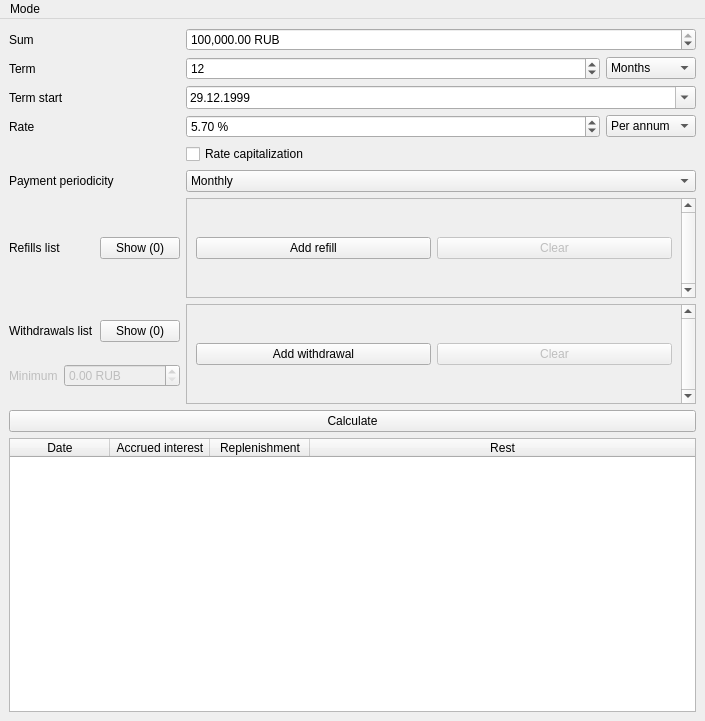
<?xml version="1.0" encoding="UTF-8"?>
<ui version="4.0">
 <class>DepositCalculator</class>
 <widget class="QMainWindow" name="DepositCalculator">
  <property name="geometry">
   <rect>
    <x>0</x>
    <y>0</y>
    <width>705</width>
    <height>721</height>
   </rect>
  </property>
  <property name="minimumSize">
   <size>
    <width>705</width>
    <height>721</height>
   </size>
  </property>
  <property name="windowTitle">
   <string>Deposit calculator</string>
  </property>
  <property name="windowIcon">
   <iconset>
    <normaloff>../assets/icon.png</normaloff>../assets/icon.png</iconset>
  </property>
  <widget class="QWidget" name="centralwidget">
   <layout class="QGridLayout" name="gridLayout" rowstretch="0,0,0,0,0,0,0,0,0,0,0,1" columnstretch="0,1,0">
    <item row="3" column="2">
     <widget class="QComboBox" name="rate_type_input">
      <property name="currentIndex">
       <number>1</number>
      </property>
      <item>
       <property name="text">
        <string>Per month</string>
       </property>
      </item>
      <item>
       <property name="text">
        <string>Per annum</string>
       </property>
      </item>
     </widget>
    </item>
    <item row="1" column="2">
     <widget class="QComboBox" name="term_type_input">
      <property name="currentIndex">
       <number>1</number>
      </property>
      <item>
       <property name="text">
        <string>Days</string>
       </property>
      </item>
      <item>
       <property name="text">
        <string>Months</string>
       </property>
      </item>
      <item>
       <property name="text">
        <string>Years</string>
       </property>
      </item>
     </widget>
    </item>
    <item row="1" column="0">
     <widget class="QLabel" name="term_label">
      <property name="text">
       <string>Term</string>
      </property>
     </widget>
    </item>
    <item row="10" column="0" colspan="3">
     <widget class="QPushButton" name="calculate_button">
      <property name="text">
       <string>Calculate</string>
      </property>
     </widget>
    </item>
    <item row="1" column="1">
     <widget class="QSpinBox" name="term_input">
      <property name="prefix">
       <string/>
      </property>
      <property name="minimum">
       <number>1</number>
      </property>
      <property name="maximum">
       <number>90</number>
      </property>
      <property name="value">
       <number>12</number>
      </property>
     </widget>
    </item>
    <item row="0" column="1" colspan="2">
     <widget class="QDoubleSpinBox" name="sum_input">
      <property name="showGroupSeparator" stdset="0">
       <bool>true</bool>
      </property>
      <property name="suffix">
       <string> RUB</string>
      </property>
      <property name="minimum">
       <double>100.000000000000000</double>
      </property>
      <property name="maximum">
       <double>1000000000000.000000000000000</double>
      </property>
      <property name="singleStep">
       <double>500.000000000000000</double>
      </property>
      <property name="stepType">
       <enum>QAbstractSpinBox::AdaptiveDecimalStepType</enum>
      </property>
      <property name="value">
       <double>1000000.000000000000000</double>
      </property>
     </widget>
    </item>
    <item row="4" column="1">
     <widget class="QCheckBox" name="rate_capitalization_input">
      <property name="text">
       <string>Rate capitalization</string>
      </property>
     </widget>
    </item>
    <item row="2" column="1" colspan="2">
     <widget class="QDateEdit" name="term_start_input">
      <property name="dateTime">
       <datetime>
        <hour>0</hour>
        <minute>0</minute>
        <second>0</second>
        <year>1999</year>
        <month>12</month>
        <day>29</day>
       </datetime>
      </property>
      <property name="displayFormat">
       <string>dd.MM.yyyy</string>
      </property>
      <property name="calendarPopup">
       <bool>true</bool>
      </property>
     </widget>
    </item>
    <item row="3" column="0">
     <widget class="QLabel" name="rate_label">
      <property name="text">
       <string>Rate</string>
      </property>
     </widget>
    </item>
    <item row="8" column="0">
     <layout class="QVBoxLayout" name="verticalLayout_3">
      <item>
       <layout class="QHBoxLayout" name="horizontalLayout_5" stretch="1,0">
        <item>
         <widget class="QLabel" name="withdrawals_list_label">
          <property name="text">
           <string>Withdrawals list</string>
          </property>
         </widget>
        </item>
        <item>
         <widget class="QPushButton" name="show_withdrawals_list">
          <property name="text">
           <string>Show (0)</string>
          </property>
          <property name="checkable">
           <bool>true</bool>
          </property>
         </widget>
        </item>
       </layout>
      </item>
      <item>
       <layout class="QHBoxLayout" name="horizontalLayout_4">
        <item>
         <widget class="QLabel" name="minimum_label">
          <property name="enabled">
           <bool>false</bool>
          </property>
          <property name="text">
           <string>Minimum</string>
          </property>
         </widget>
        </item>
        <item>
         <widget class="QDoubleSpinBox" name="minimum_input">
          <property name="enabled">
           <bool>false</bool>
          </property>
          <property name="showGroupSeparator" stdset="0">
           <bool>true</bool>
          </property>
          <property name="suffix">
           <string> RUB</string>
          </property>
          <property name="maximum">
           <double>1000000000.000000000000000</double>
          </property>
          <property name="stepType">
           <enum>QAbstractSpinBox::AdaptiveDecimalStepType</enum>
          </property>
         </widget>
        </item>
       </layout>
      </item>
     </layout>
    </item>
    <item row="0" column="0">
     <widget class="QLabel" name="sum_label">
      <property name="text">
       <string>Sum</string>
      </property>
     </widget>
    </item>
    <item row="11" column="0" colspan="3">
     <widget class="QTableWidget" name="result_table">
      <property name="editTriggers">
       <set>QAbstractItemView::NoEditTriggers</set>
      </property>
      <property name="alternatingRowColors">
       <bool>false</bool>
      </property>
      <attribute name="horizontalHeaderCascadingSectionResizes">
       <bool>true</bool>
      </attribute>
      <attribute name="horizontalHeaderStretchLastSection">
       <bool>true</bool>
      </attribute>
      <column>
       <property name="text">
        <string>Date</string>
       </property>
      </column>
      <column>
       <property name="text">
        <string>Accrued interest</string>
       </property>
      </column>
      <column>
       <property name="text">
        <string>Replenishment</string>
       </property>
      </column>
      <column>
       <property name="text">
        <string>Rest</string>
       </property>
      </column>
     </widget>
    </item>
    <item row="3" column="1">
     <widget class="QDoubleSpinBox" name="rate_input">
      <property name="suffix">
       <string> %</string>
      </property>
      <property name="minimum">
       <double>0.100000000000000</double>
      </property>
      <property name="singleStep">
       <double>0.500000000000000</double>
      </property>
      <property name="stepType">
       <enum>QAbstractSpinBox::AdaptiveDecimalStepType</enum>
      </property>
      <property name="value">
       <double>5.700000000000000</double>
      </property>
     </widget>
    </item>
    <item row="5" column="0">
     <widget class="QLabel" name="payment_periodicity_label">
      <property name="text">
       <string>Payment periodicity</string>
      </property>
     </widget>
    </item>
    <item row="8" column="1" colspan="2">
     <widget class="QScrollArea" name="withdrawals_list">
      <property name="minimumSize">
       <size>
        <width>0</width>
        <height>100</height>
       </size>
      </property>
      <property name="verticalScrollBarPolicy">
       <enum>Qt::ScrollBarAlwaysOn</enum>
      </property>
      <property name="widgetResizable">
       <bool>true</bool>
      </property>
      <widget class="QWidget" name="withdrawals_list_layout">
       <property name="geometry">
        <rect>
         <x>0</x>
         <y>0</y>
         <width>435</width>
         <height>98</height>
        </rect>
       </property>
       <layout class="QVBoxLayout" name="verticalLayout_2">
        <item>
         <layout class="QVBoxLayout" name="withdrawals_widgets"/>
        </item>
        <item>
         <layout class="QHBoxLayout" name="horizontalLayout_2">
          <item>
           <widget class="QPushButton" name="add_withdrawal_button">
            <property name="text">
             <string>Add withdrawal</string>
            </property>
           </widget>
          </item>
          <item>
           <widget class="QPushButton" name="clear_withdrawals_button">
            <property name="enabled">
             <bool>false</bool>
            </property>
            <property name="text">
             <string>Clear</string>
            </property>
           </widget>
          </item>
         </layout>
        </item>
       </layout>
      </widget>
     </widget>
    </item>
    <item row="6" column="1" colspan="2">
     <widget class="QScrollArea" name="refills_list">
      <property name="enabled">
       <bool>true</bool>
      </property>
      <property name="minimumSize">
       <size>
        <width>0</width>
        <height>100</height>
       </size>
      </property>
      <property name="verticalScrollBarPolicy">
       <enum>Qt::ScrollBarAlwaysOn</enum>
      </property>
      <property name="widgetResizable">
       <bool>true</bool>
      </property>
      <widget class="QWidget" name="refills_list_layout">
       <property name="geometry">
        <rect>
         <x>0</x>
         <y>0</y>
         <width>435</width>
         <height>98</height>
        </rect>
       </property>
       <layout class="QVBoxLayout" name="verticalLayout">
        <item>
         <layout class="QVBoxLayout" name="refills_widgets"/>
        </item>
        <item>
         <layout class="QHBoxLayout" name="horizontalLayout">
          <item>
           <widget class="QPushButton" name="add_refill_button">
            <property name="text">
             <string>Add refill</string>
            </property>
           </widget>
          </item>
          <item>
           <widget class="QPushButton" name="clear_refills_button">
            <property name="enabled">
             <bool>false</bool>
            </property>
            <property name="text">
             <string>Clear</string>
            </property>
           </widget>
          </item>
         </layout>
        </item>
       </layout>
      </widget>
     </widget>
    </item>
    <item row="5" column="1" colspan="2">
     <widget class="QComboBox" name="payment_periodicity_input">
      <property name="currentIndex">
       <number>2</number>
      </property>
      <item>
       <property name="text">
        <string>Daily</string>
       </property>
      </item>
      <item>
       <property name="text">
        <string>Weekly</string>
       </property>
      </item>
      <item>
       <property name="text">
        <string>Monthly</string>
       </property>
      </item>
      <item>
       <property name="text">
        <string>Once in quarter</string>
       </property>
      </item>
      <item>
       <property name="text">
        <string>Once in half of year</string>
       </property>
      </item>
      <item>
       <property name="text">
        <string>Once in year</string>
       </property>
      </item>
      <item>
       <property name="text">
        <string>At the end of the term</string>
       </property>
      </item>
     </widget>
    </item>
    <item row="2" column="0">
     <widget class="QLabel" name="term_start_label">
      <property name="text">
       <string>Term start</string>
      </property>
     </widget>
    </item>
    <item row="6" column="0">
     <layout class="QHBoxLayout" name="horizontalLayout_3" stretch="1,0">
      <item>
       <widget class="QLabel" name="refills_list_label">
        <property name="text">
         <string>Refills list</string>
        </property>
       </widget>
      </item>
      <item>
       <widget class="QPushButton" name="show_refills_list">
        <property name="text">
         <string>Show (0)</string>
        </property>
        <property name="checkable">
         <bool>true</bool>
        </property>
       </widget>
      </item>
     </layout>
    </item>
   </layout>
  </widget>
  <widget class="QMenuBar" name="menubar">
   <property name="geometry">
    <rect>
     <x>0</x>
     <y>0</y>
     <width>705</width>
     <height>19</height>
    </rect>
   </property>
   <widget class="QMenu" name="menuMode">
    <property name="title">
     <string>Mode</string>
    </property>
    <addaction name="actionMath_and_plots_calculator"/>
    <addaction name="actionCredit_calculator"/>
   </widget>
   <addaction name="menuMode"/>
  </widget>
  <action name="actionMath_and_plots_calculator">
   <property name="text">
    <string>Math and plots calculator</string>
   </property>
  </action>
  <action name="actionCredit_calculator">
   <property name="text">
    <string>Credit calculator</string>
   </property>
  </action>
 </widget>
 <tabstops>
  <tabstop>sum_input</tabstop>
  <tabstop>term_input</tabstop>
  <tabstop>term_type_input</tabstop>
  <tabstop>term_start_input</tabstop>
  <tabstop>rate_input</tabstop>
  <tabstop>rate_type_input</tabstop>
  <tabstop>rate_capitalization_input</tabstop>
  <tabstop>payment_periodicity_input</tabstop>
  <tabstop>refills_list</tabstop>
  <tabstop>add_refill_button</tabstop>
  <tabstop>clear_refills_button</tabstop>
  <tabstop>withdrawals_list</tabstop>
  <tabstop>add_withdrawal_button</tabstop>
  <tabstop>clear_withdrawals_button</tabstop>
  <tabstop>minimum_input</tabstop>
  <tabstop>calculate_button</tabstop>
  <tabstop>result_table</tabstop>
 </tabstops>
 <resources/>
 <connections/>
</ui>
